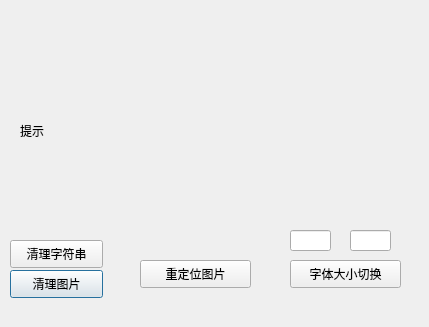
<?xml version="1.0" encoding="UTF-8"?>
<ui version="4.0">
 <class>DialogClean</class>
 <widget class="QDialog" name="DialogClean">
  <property name="geometry">
   <rect>
    <x>0</x>
    <y>0</y>
    <width>429</width>
    <height>327</height>
   </rect>
  </property>
  <property name="windowTitle">
   <string>Dialog</string>
  </property>
  <widget class="QPushButton" name="ptn_image">
   <property name="geometry">
    <rect>
     <x>10</x>
     <y>270</y>
     <width>93</width>
     <height>28</height>
    </rect>
   </property>
   <property name="text">
    <string>清理图片</string>
   </property>
  </widget>
  <widget class="QPushButton" name="ptn_string">
   <property name="geometry">
    <rect>
     <x>10</x>
     <y>240</y>
     <width>93</width>
     <height>28</height>
    </rect>
   </property>
   <property name="text">
    <string>清理字符串</string>
   </property>
  </widget>
  <widget class="QPushButton" name="ptn_relink">
   <property name="geometry">
    <rect>
     <x>140</x>
     <y>260</y>
     <width>111</width>
     <height>28</height>
    </rect>
   </property>
   <property name="text">
    <string>重定位图片</string>
   </property>
  </widget>
  <widget class="QLabel" name="lb_tip">
   <property name="geometry">
    <rect>
     <x>20</x>
     <y>80</y>
     <width>351</width>
     <height>101</height>
    </rect>
   </property>
   <property name="styleSheet">
    <string notr="true"/>
   </property>
   <property name="text">
    <string>提示</string>
   </property>
  </widget>
  <widget class="QPushButton" name="ptn_changeFont">
   <property name="geometry">
    <rect>
     <x>290</x>
     <y>260</y>
     <width>111</width>
     <height>28</height>
    </rect>
   </property>
   <property name="text">
    <string>字体大小切换</string>
   </property>
  </widget>
  <widget class="QLineEdit" name="le_font1">
   <property name="geometry">
    <rect>
     <x>290</x>
     <y>230</y>
     <width>41</width>
     <height>21</height>
    </rect>
   </property>
  </widget>
  <widget class="QLineEdit" name="le_font2">
   <property name="geometry">
    <rect>
     <x>350</x>
     <y>230</y>
     <width>41</width>
     <height>21</height>
    </rect>
   </property>
  </widget>
 </widget>
 <resources/>
 <connections/>
</ui>
